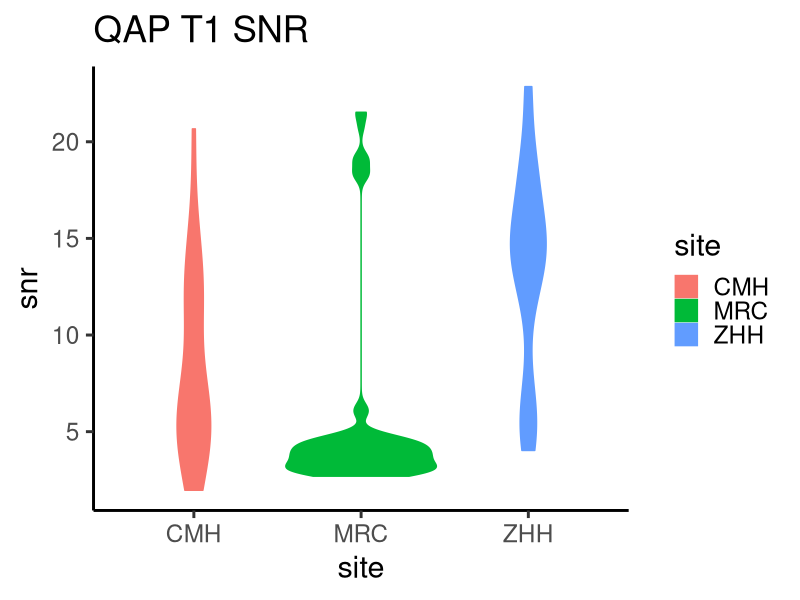
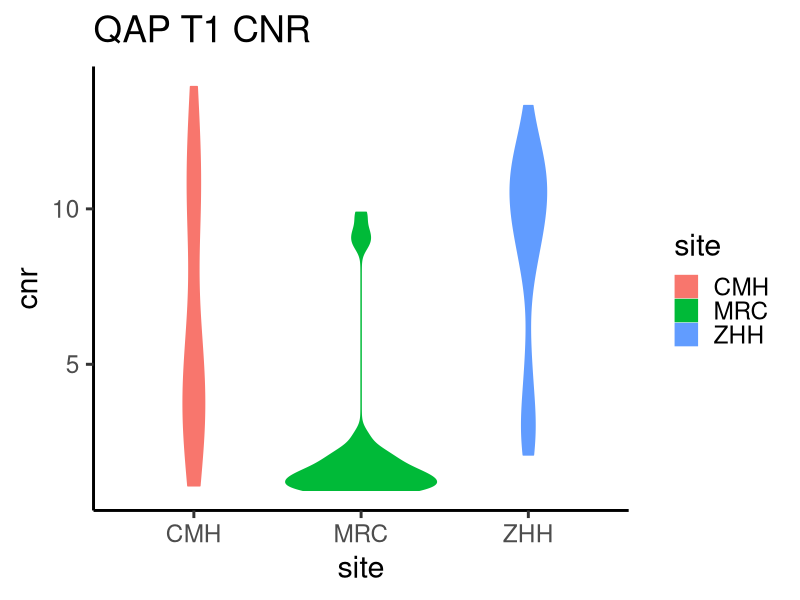
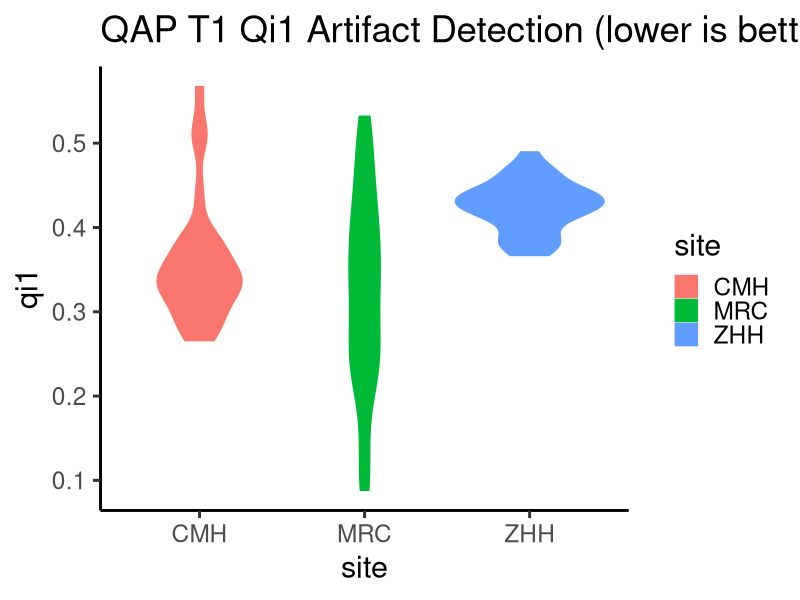
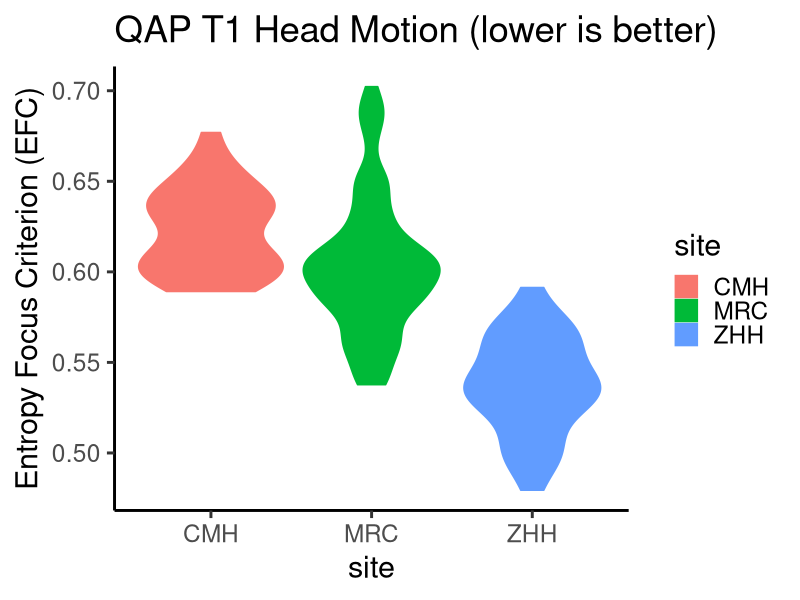
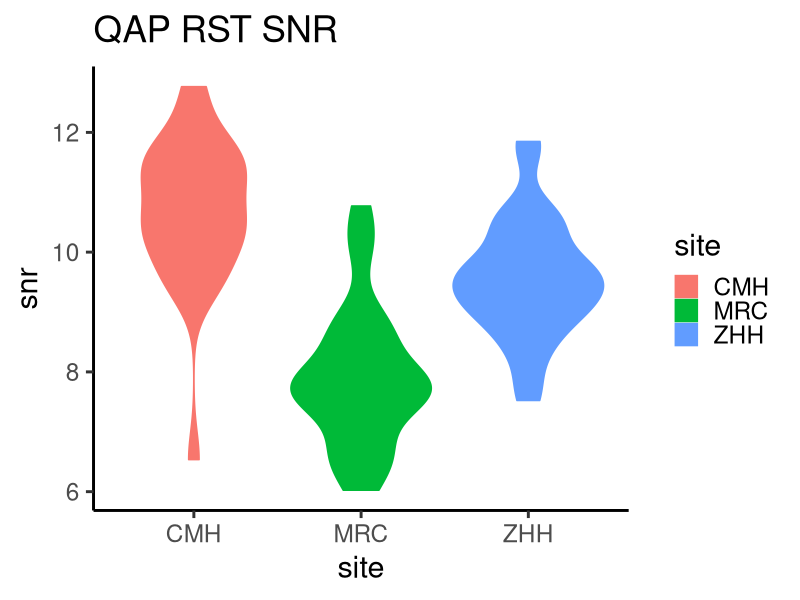
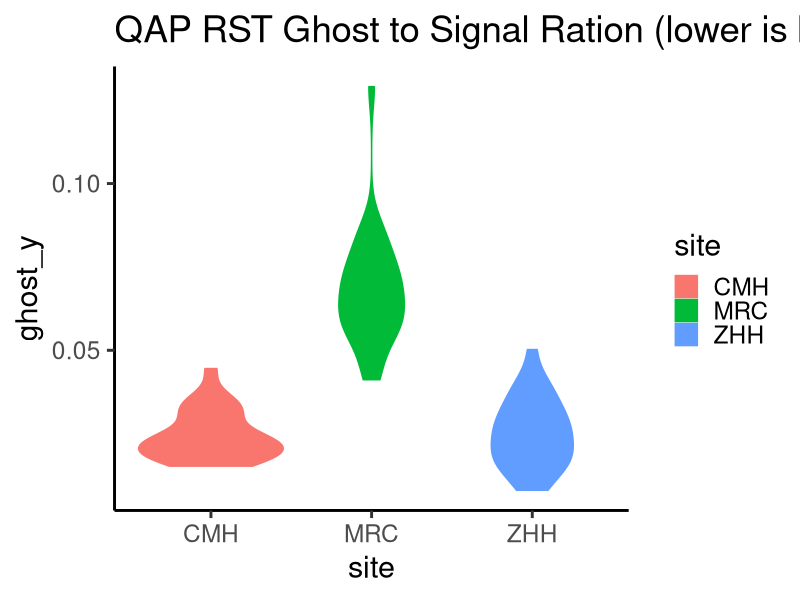
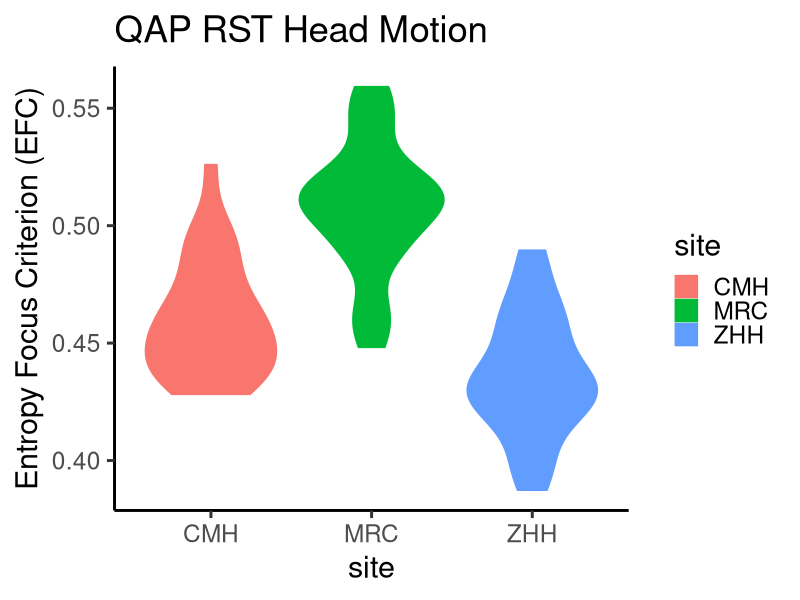
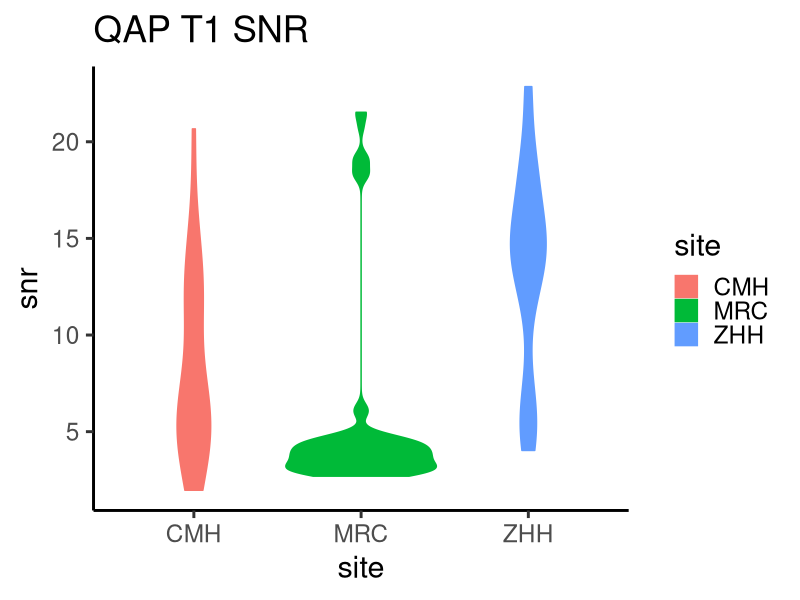

Source code (R) for these figures, in order:
library(ggplot2)
theme_set(theme_classic(base_size = 22))
anat = read.csv('data/qap_anatomical_spatial.csv')
anat$subject = as.character(anat$subject)
anat = anat[-grep("_P", anat$subject),]
anat$site = as.factor(unlist(lapply(anat$subject, function (x) { unlist(strsplit(x,c("_"),fixed=T))[2]} )))

ggplot(anat, aes(x=site, fill = site, color=site, y=snr)) + geom_violin() + ggtitle("QAP T1 SNR")
ggsave(file = "qap_t1_snr.png")

ggplot(anat, aes(x=site, fill = site, color=site, y=cnr)) + geom_violin() + ggtitle("QAP T1 CNR")
ggsave(file = "qap_t1_cnr.png")

ggplot(anat, aes(x=site, fill = site, color=site, y=qi1)) + geom_violin() + ggtitle("QAP T1 Qi1 Artifact Detection (lower is better)")
ggsave(file = "qap_t1_qi1.png")

ggplot(anat, aes(x=site, fill = site, color=site, y=efc)) + geom_violin() + ggtitle("QAP T1 Head Motion (lower is better)") + 
  ylab("Entropy Focus Criterion (EFC)")
ggsave(file = "qap_t1_efc.png")


### Functional spatial
func = read.csv('data/qap_functional_spatial_temporal.csv')
func$subject = as.character(func$subject)
func = func[-grep("_P", func$subject),]
func$site = as.factor(unlist(lapply(func$subject, function (x) { unlist(strsplit(x,c("_"),fixed=T))[2]} )))

ggplot(func, aes(x=site, fill = site, color=site, y=snr)) + geom_violin() + ggtitle("QAP RST SNR")
ggsave(file = "qap_rst_snr.png")

ggplot(func, aes(x=site, fill = site, color=site, y=ghost_y)) + geom_violin() + ggtitle("QAP RST Ghost to Signal Ration (lower is better)")
ggsave(file = "qap_rst_ghost.png")

ggplot(func, aes(x=site, fill = site, color=site, y=efc)) + geom_violin() + ggtitle("QAP RST Head Motion") + 
  ylab("Entropy Focus Criterion (EFC)")
ggsave(file = "qap_rst_efc.png")